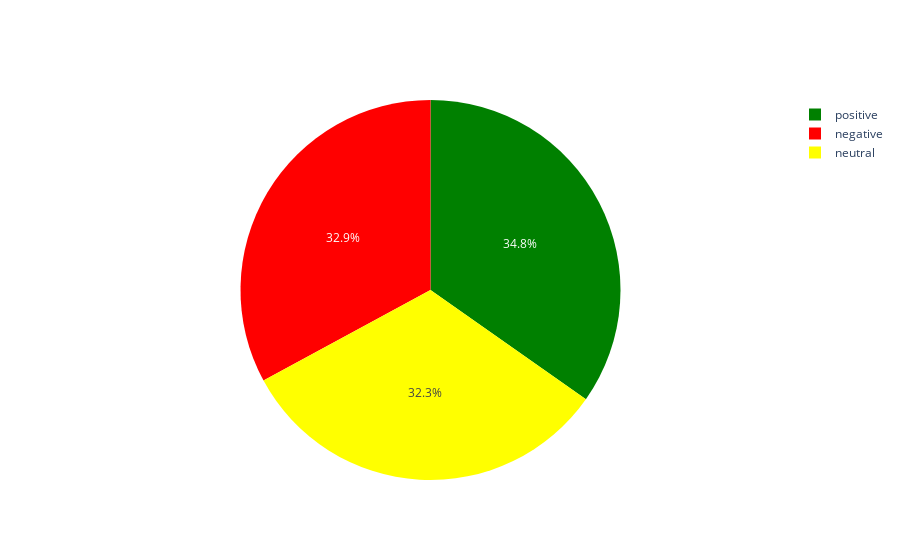

The notebook cell saved with this chart:
### Code cell
# Make pie chart 
map_dict={'negative':'red', 'neutral':'yellow', 'positive':'green'}

fig = go.Figure()
fig.add_trace(go.Pie(labels=df_sentiment_combined.loc[df_sentiment_combined.country =="Nigeria"].label, values=df_sentiment_combined.loc[df_sentiment_combined.country =="Nigeria"].totals,
                 marker_colors = df_sentiment_combined.loc[df_sentiment_combined.country =="Nigeria"].label.map(map_dict)))


fig.show()

### Figure 1 — Plotly figure (JSON) as saved in the notebook; plotly's stock layout.template omitted (floating-point values rounded to 4 significant figures)
{"data": [{"labels": ["negative", "neutral", "positive", "negative", "neutral", "positive", "negative", "neutral", "positive", "negative", "neutral", "positive"], "marker": {"colors": ["red", "yellow", "green", "red", "yellow", "green", "red", "yellow", "green", "red", "yellow", "green"]}, "type": "pie", "values": [7226, 7597, 7329, 4013, 6940, 4762, 6380, 524, 3652, 3296, 5487, 6344]}], "layout": {}}
